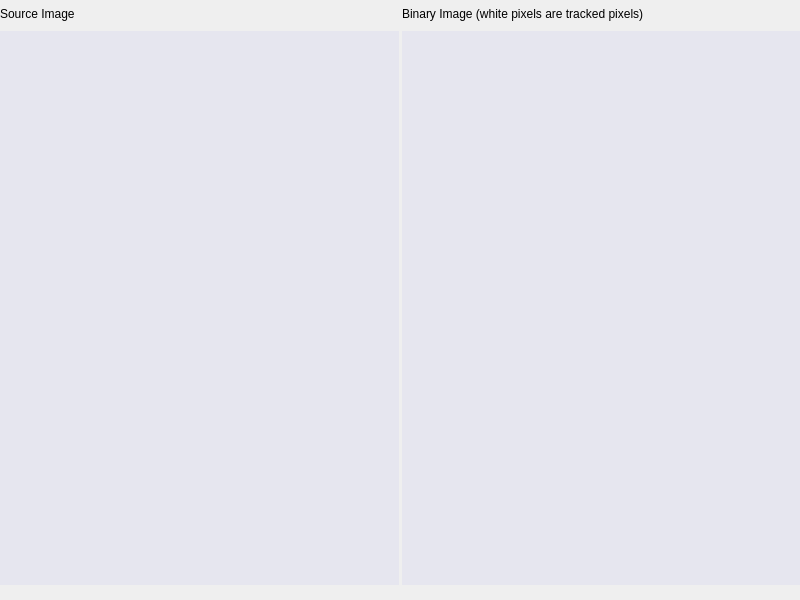
<?xml version="1.0" encoding="UTF-8"?>
<ui version="4.0">
 <class>ThresholdEditor</class>
 <widget class="QWidget" name="ThresholdEditor">
  <property name="geometry">
   <rect>
    <x>0</x>
    <y>0</y>
    <width>800</width>
    <height>600</height>
   </rect>
  </property>
  <property name="windowTitle">
   <string>ThresholdEditor</string>
  </property>
  <layout class="QVBoxLayout" name="verticalLayout_2">
   <property name="leftMargin">
    <number>0</number>
   </property>
   <property name="topMargin">
    <number>0</number>
   </property>
   <property name="rightMargin">
    <number>0</number>
   </property>
   <property name="bottomMargin">
    <number>9</number>
   </property>
   <item>
    <layout class="QHBoxLayout" name="horizontalLayout">
     <property name="spacing">
      <number>3</number>
     </property>
     <item>
      <layout class="QVBoxLayout" name="verticalLayout_0" stretch="1,20">
       <item>
        <widget class="QLabel" name="label_1">
         <property name="text">
          <string>Source Image</string>
         </property>
        </widget>
       </item>
       <item>
        <widget class="QLabel" name="raw_label">
         <property name="styleSheet">
          <string notr="true">background-color: rgb(230, 230, 239);</string>
         </property>
         <property name="text">
          <string/>
         </property>
        </widget>
       </item>
      </layout>
     </item>
     <item>
      <layout class="QVBoxLayout" name="verticalLayout_1" stretch="1,20">
       <item>
        <widget class="QLabel" name="label_2">
         <property name="text">
          <string>Binary Image (white pixels are tracked pixels)</string>
         </property>
        </widget>
       </item>
       <item>
        <widget class="QLabel" name="bin_label">
         <property name="styleSheet">
          <string notr="true">background-color: rgb(230, 230, 239);</string>
         </property>
         <property name="text">
          <string/>
         </property>
        </widget>
       </item>
      </layout>
     </item>
    </layout>
   </item>
   <item>
    <widget class="QWidget" name="widget" native="true"/>
   </item>
  </layout>
 </widget>
 <resources/>
 <connections/>
</ui>
